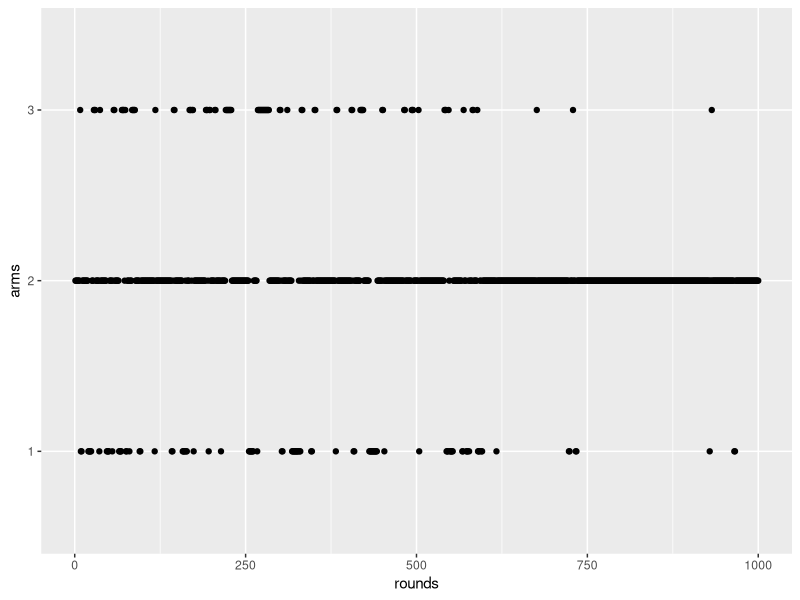
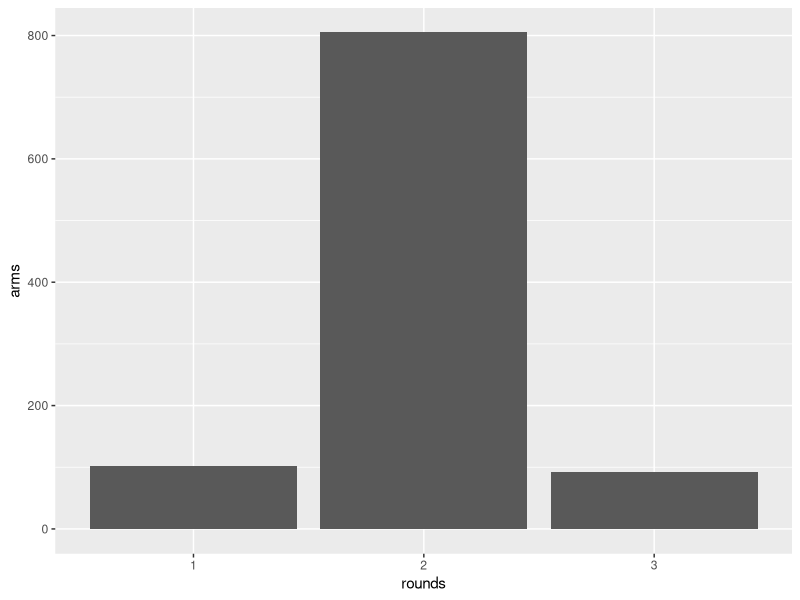
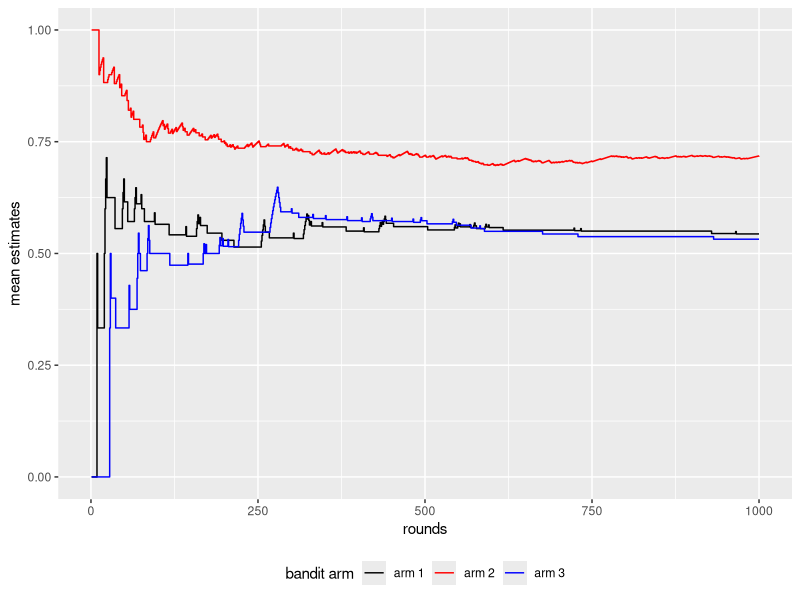
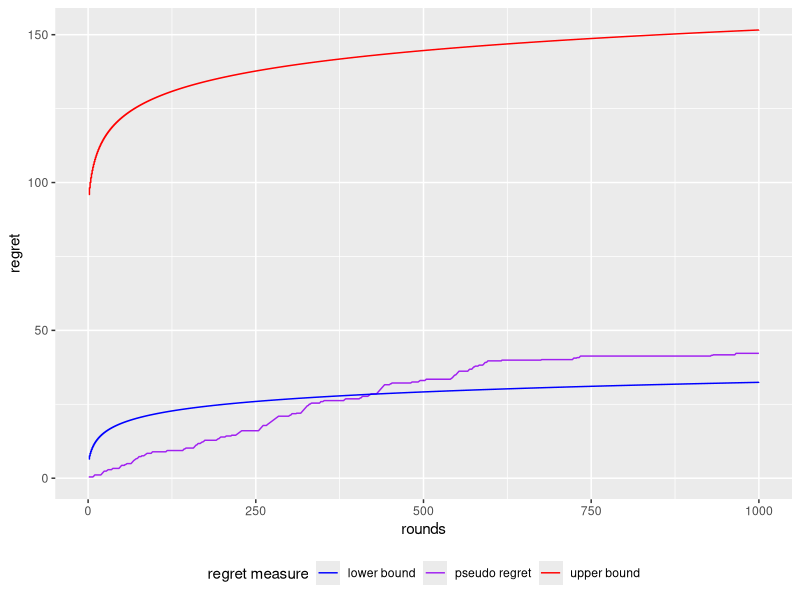

These charts were generated, in order, by the following R code:
# ##################################################################################### #
# NAME: BANDITS.R
# DESCRIPTION: script to implement UCB algorithm for the multi-armed bandit problem.
# ##################################################################################### #
## BEGIN SCRIPT ----------------------------------------------------------------------- #
# ------------------------------------------------------------------------------------- #
library(tidyverse)
set.seed(3)

# Kullback Liebler function for Bernoulli distributions
kl_bernoulli <- function(p,q){
      p*log(p/q) + (1-p)*log((1-p)/(1-q))
}
# algorithm parameters
N_ROUNDS <- 1000
N_ARMS <- 3
ALPHA <- 2.05

# bandit parameters
mu_arms <- runif(N_ARMS, 0.4, 0.8)
mu_best <- max(mu_arms)
sub_opt <- mu_best - mu_arms
kl_div <- kl_bernoulli(mu_best, mu_arms)

# initialize per-round storage vectors
mu_hat <- rep(0, N_ARMS)
n_pulls <- rep(1, N_ARMS)
rewards <- rep(0, N_ARMS)

# bookkeeping
mu_hat_rounds <- matrix(rep(0, N_ARMS * N_ROUNDS), nrow = N_ROUNDS)
ucbs_rounds <- matrix(rep(0, N_ARMS * N_ROUNDS), nrow = N_ROUNDS)
arm_rounds <- rep(0, N_ROUNDS)
regret_pseudo <- rep(0, N_ROUNDS)
regret_bound <- rep(0, N_ROUNDS)
regret_bound_lo <- rep(0, N_ROUNDS)

# play N_ARMS exploration rounds
for(j in 1:N_ARMS){
      rewards[j] <- rbinom(1, 1, prob = mu_arms[j])
}
mu_hat <- rewards / n_pulls

# play N_ARMS + N_ROUNDS rounds
for(i in 1:N_ROUNDS){
      # select arm according to UCB
      ucbs <- mu_hat + sqrt(ALPHA * 0.5 * log(i+N_ARMS) / n_pulls)
      arm_idx <- which(ucbs == max(ucbs))
      if(length(arm_idx) > 1){
            idx <- sample(length(arm_idx), 1)
            arm_idx <- arm_idx[idx]
      }
      # pull selected arm
      rewards[arm_idx] <- rewards[arm_idx] + rbinom(1, 1, mu_arms[arm_idx])
      n_pulls[arm_idx] <- n_pulls[arm_idx] + 1
      # update mean estimates
      mu_hat[arm_idx] <- rewards[arm_idx] / n_pulls[arm_idx]
      # bookkeeping
      regret_pseudo[i] <- sum(sub_opt * n_pulls)
      regret_bound[i] <- sum(ALPHA*sub_opt[sub_opt > 0]/(2*sub_opt[sub_opt > 0]^2)*
                                   log(i+N_ARMS) + ALPHA / (ALPHA - 2))
      regret_bound_lo[i] <- sum(sub_opt[sub_opt > 0]*log(i+N_ARMS)/kl_div[kl_div > 0])
      ucbs_rounds[i,] <- ucbs
      mu_hat_rounds[i,] <- mu_hat
      arm_rounds[i] <- arm_idx
}

# time series of selected arms
ggplot() + geom_point(aes(x = 1:N_ROUNDS, y = as.factor(arm_rounds))) + 
      labs(x = "rounds", y = "arms")

# bar chart of selected arms
ggplot() + geom_bar(aes(as.factor(arm_rounds))) + labs(x = "rounds", y = "arms")

# time series of estimated means of each arm
ggplot() + 
      geom_step(aes(x = 1:N_ROUNDS, y = mu_hat_rounds[,1], color = "arm 1")) +
      geom_step(aes(x = 1:N_ROUNDS, y = mu_hat_rounds[,2], color = "arm 2")) +
      geom_step(aes(x = 1:N_ROUNDS, y = mu_hat_rounds[,3], color = "arm 3")) + 
      labs(x = "rounds", y = "mean estimates") +
      scale_color_manual(values=c("arm 1" = "black", "arm 2" = "red", "arm 3" = "blue"),
                         name = "bandit arm") +
      theme(legend.position="bottom")

# time series of cumulative regret vs. bounds
ggplot() + 
      geom_line(aes(x = 1:N_ROUNDS, y = regret_pseudo, color = "pseudo regret")) +
      geom_step(aes(x = 1:N_ROUNDS, y = regret_bound, color = "upper bound"))  +
      geom_step(aes(x = 1:N_ROUNDS, y = regret_bound_lo, color = "lower bound"))  + 
      labs(x = "rounds", y = "regret") +
      scale_color_manual(values = c("pseudo regret" = "purple", 
                                    "upper bound" = "red", 
                                    "lower bound" = "blue"),
                         name = "regret measure") +
      theme(legend.position="bottom")
# ##################################################################################### #
## END OF SCRIPT ---------------------------------------------------------------------- #
# ##################################################################################### #
